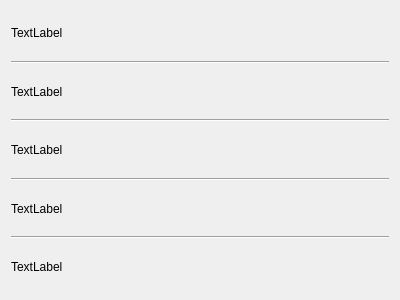
<?xml version="1.0" encoding="UTF-8"?>
<ui version="4.0">
 <class>IndicatorGPSWidget</class>
 <widget class="QWidget" name="IndicatorGPSWidget">
  <property name="geometry">
   <rect>
    <x>0</x>
    <y>0</y>
    <width>400</width>
    <height>300</height>
   </rect>
  </property>
  <property name="windowTitle">
   <string>Form</string>
  </property>
  <layout class="QVBoxLayout" name="verticalLayout_2">
   <item>
    <layout class="QVBoxLayout" name="verticalLayout">
     <item>
      <widget class="QLabel" name="sensitivityeLabel">
       <property name="text">
        <string>TextLabel</string>
       </property>
      </widget>
     </item>
     <item>
      <widget class="Line" name="line">
       <property name="midLineWidth">
        <number>0</number>
       </property>
       <property name="orientation">
        <enum>Qt::Horizontal</enum>
       </property>
      </widget>
     </item>
     <item>
      <widget class="QLabel" name="timeLabel">
       <property name="text">
        <string>TextLabel</string>
       </property>
      </widget>
     </item>
     <item>
      <widget class="Line" name="line_2">
       <property name="orientation">
        <enum>Qt::Horizontal</enum>
       </property>
      </widget>
     </item>
     <item>
      <widget class="QLabel" name="latitudeLabel">
       <property name="text">
        <string>TextLabel</string>
       </property>
      </widget>
     </item>
     <item>
      <widget class="Line" name="line_3">
       <property name="orientation">
        <enum>Qt::Horizontal</enum>
       </property>
      </widget>
     </item>
     <item>
      <widget class="QLabel" name="longitudeLabel">
       <property name="text">
        <string>TextLabel</string>
       </property>
      </widget>
     </item>
     <item>
      <widget class="Line" name="line_4">
       <property name="orientation">
        <enum>Qt::Horizontal</enum>
       </property>
      </widget>
     </item>
     <item>
      <widget class="QLabel" name="numberOfSatellitesLabel">
       <property name="text">
        <string>TextLabel</string>
       </property>
      </widget>
     </item>
    </layout>
   </item>
  </layout>
 </widget>
 <resources/>
 <connections/>
</ui>
